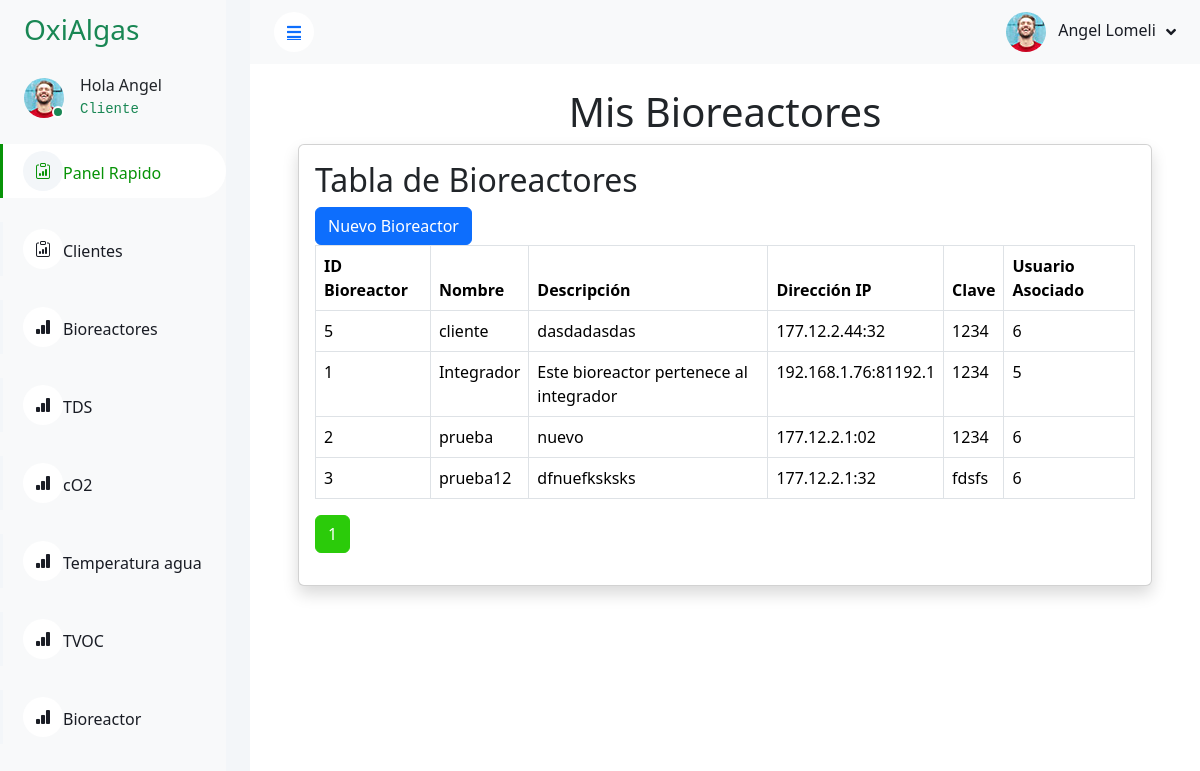
The app's page /dashmin-1.0.0/bioreactoradmin.php (signed in) with its own data.
### tables this page shows
CREATE TABLE `tabla_bioreactor` (
  `id_bioreactor` int(13) NOT NULL AUTO_INCREMENT,
  `nombre_bioreactor` varchar(255) DEFAULT NULL,
  `descripcion_bioreactor` varchar(255) DEFAULT NULL,
  `direccion_ip` varchar(20) DEFAULT NULL,
  `clave` varchar(65) DEFAULT NULL,
  `id_usuario` int(13) DEFAULT NULL,
  PRIMARY KEY (`id_bioreactor`),
  KEY `id_usuario` (`id_usuario`),
  CONSTRAINT `tabla_bioreactor_ibfk_1` FOREIGN KEY (`id_usuario`) REFERENCES `tabla_usuarios` (`id_usuario`)
);

### php/conexion.php (called while the page is built, shortened)
<?php
class Database {
    private $host = "localhost";
    private $user = "root";
    private $password = "";
    private $database = "bioreactor";
    private $conn;
    public function __construct() {
        try {
            $this->conn = new mysqli($this->host, $this->user, $this->password, $this->database);
            $this->conn->set_charset("utf8mb4");
        } catch (mysqli_sql_exception $e) {
            die("Error de conexión a la base de datos: " . $e->getMessage());
        }
    }
    public function query($sql, $params = []) {
        $stmt = $this->conn->prepare($sql);
        if ($stmt) {
            if (count($params) > 0) {
                $types = '';
                foreach ($params as $param) {
                    $types .= $this->getParamType($param);
                }
                $stmt->bind_param($types, ...$params);
            }
            $stmt->execute();
            if (strpos(strtoupper($sql), 'SELECT') !== false) {
                $result = $stmt->get_result();
                $data = $result->fetch_all(MYSQLI_ASSOC);
                return $data;
            }
            return true;
        } else {
            echo "Error preparando la consulta: " . $this->conn->error;
            return false;
        }
    }
    private function getParamType($param) {
        if (is_int($param)) {
            return 'i';
        } elseif (is_double($param)) {
            return 'd';
        } elseif (is_string($param)) {
            return 's';
        } elseif (is_null($param)) {
            return 's';
        }
        return 's';
    }
}
?>

### dashmin-1.0.0/bioreactoradmin.php (the view, shortened to what this page needs)
<?php
require_once '../php/conexion.php';
$db = new Database();
if (isset($_SESSION['user_id'])) {
    $name = $_SESSION['nombre'];
    $lastname = $_SESSION['apellido'] ?? '';
    $tipoUsuario = $_SESSION['id_tipo_usuario'] ?? '';
    $registros_por_pagina_bioreactor = 5;
    $pagina_actual_bioreactor = isset($_GET['page_bioreactor']) ? (int) $_GET['page_bioreactor'] : 1;
    $offset_bioreactor = ($pagina_actual_bioreactor - 1) * $registros_por_pagina_bioreactor;
    $sql_bioreactor = "SELECT c.id_bioreactor,
                              c.nombre_bioreactor AS nombre_bioreactor,
                              c.descripcion_bioreactor AS descripcion_bioreactor,
                              c.direccion_ip,
                              c.clave,
                              c.id_usuario  -- Incluye la columna id_usuario para mostrar el usuario asociado
                       FROM tabla_bioreactor c
                       ORDER BY c.nombre_bioreactor ASC
                       LIMIT ? OFFSET ?";
    $bioreactores = $db->query($sql_bioreactor, [$registros_por_pagina_bioreactor, $offset_bioreactor]);
    $total_bioreactor_query = "SELECT COUNT(*) as total FROM tabla_bioreactor";
    $total_bioreactor = $db->query($total_bioreactor_query);
    $total_paginas_bioreactor = ceil($total_bioreactor[0]['total'] / $registros_por_pagina_bioreactor);
} else {
    session_destroy();
    header('Location: ./signup.php');
    exit;
}
?>
<!DOCTYPE html>
<html lang="en">
<head>
    <link href="https://cdnjs.cloudflare.com/ajax/libs/font-awesome/5.10.0/css/all.min.css" rel="stylesheet">
    <link href="https://cdn.jsdelivr.net/npm/bootstrap-icons@1.4.1/font/bootstrap-icons.css" rel="stylesheet">
    <link href="lib/owlcarousel/assets/owl.carousel.min.css" rel="stylesheet">
    <link href="lib/tempusdominus/css/tempusdominus-bootstrap-4.min.css" rel="stylesheet" />
    <link href="css/bootstrap.min.css" rel="stylesheet">
    <link href="css/style.css" rel="stylesheet">
    <link href="https://cdn.jsdelivr.net/npm/bootstrap@5.3.3/dist/css/bootstrap.min.css" rel="stylesheet"
>
</head>
<body onload="init()">
    <div class="container-xxl position-relative bg-white d-flex p-0">
        <div class="sidebar pe-4 pb-3">
            <nav class="navbar bg-light navbar-light">
                <a href="index.html" class="navbar-brand mx-4 mb-3">
                    <h3 class="text-success"></i>OxiAlgas</h3>
                </a>
                <div class="d-flex align-items-center ms-4 mb-4">
                    <div class="position-relative">
                        <img class="rounded-circle" src="img/user.jpg" alt="" style="width: 40px; height: 40px;">
                        <div
                            class="bg-success rounded-circle border border-2 border-white position-absolute end-0 bottom-0 p-1">
                        </div>
                    </div>
                    <div class="ms-3">
                        <h6 class="mb-0"><?php echo 'Hola ' . $name; ?></h6>
                        <?php
                        if ($tipoUsuario == 1) {
                            echo '<code class="text-success">Cliente</code>';
                        } else if ($tipoUsuario == 2) {
                            echo '<code class="text-success">Administrador</code>';
                        } else {
                            echo '<code class="text-danger">Error Desconocido</code>';
                        }
                        ?>
                    </div>
                </div>
                <div class="navbar-nav w-100">
                    <a href="./index.php" class="nav-item nav-link active"><i class="bi bi-clipboard-data"></i>Panel
                        Rapido</a><br />
                    <a href="./clientes.php" class="nav-item nav-link "><i
                            class="bi bi-clipboard-data"></i>Clientes</a><br />
                    <a href="./bioreactoradmin.php" class="nav-item nav-link "><i
                            class="bi bi-bar-chart-fill"></i>Bioreactores</a><br />
                    <a href="./graficos.php" class="nav-item nav-link "><i
                            class="bi bi-bar-chart-fill"></i>TDS</a><br />
                    <a href="./co2.php" class="nav-item nav-link "><i class="bi bi-bar-chart-fill"></i>cO2</a><br />
                    <a href="./tempagua.php" class="nav-item nav-link "><i class="bi bi-bar-chart-fill"></i>Temperatura
                        agua</a><br />
                    <a href="./tvoc.php" class="nav-item nav-link "><i class="bi bi-bar-chart-fill"></i>TVOC</a><br />
                    <a href="./bioreactor.php" class="nav-item nav-link "><i
                            class="bi bi-bar-chart-fill"></i>Bioreactor</a><br />
                </div>
            </nav>
        </div>
        <div class="content">
            <nav class="navbar navbar-expand bg-light navbar-light sticky-top px-4 py-0">
                <a href="#" class="sidebar-toggler flex-shrink-0">
                    <i class="fa fa-bars"></i>
                </a>
                <div class="navbar-nav align-items-center ms-auto">
                    <div class="nav-item dropdown">
                        <a href="#" class="nav-link dropdown-toggle" data-bs-toggle="dropdown">
                            <img class="rounded-circle me-lg-2" src="img/user.jpg" alt=""
                                style="width: 40px; height: 40px;">
                            <span class="d-none d-lg-inline-flex"><?php echo $name . ' ' . $lastname; ?></span>
                        </a>
                    </div>
                </div>
            </nav>
            <div class="container-fluid pt-4 px-4">
                <h1 class="display-6 text-center">Mis Bioreactores</h1>
                <div class="container">
                    <div class="container">
                        <div class="card shadow mb-4">
                            <div class="card-body">
                                <div class="table-responsive">
                                    <h2>Tabla de Bioreactores</h2>
                                    <a href="./crear_bioreactor.php"><input type="button" class="btn btn-primary" value="Nuevo Bioreactor"  /></a>
                                    <table class="table table-bordered">
                                        <thead>
                                            <tr>
                                                <th>ID Bioreactor</th>
                                                <th>Nombre</th>
                                                <th>Descripción</th>
                                                <th>Dirección IP</th>
                                                <th>Clave</th>
                                                <th>Usuario Asociado</th>
                                            </tr>
                                        </thead>
                                        <tbody>
                                            <?php foreach ($bioreactores as $bioreactor): ?>
                                                <tr>
                                                    <td><?= htmlspecialchars($bioreactor['id_bioreactor']) ?></td>
                                                    <td><?= htmlspecialchars($bioreactor['nombre_bioreactor']) ?></td>
                                                    <td><?= htmlspecialchars($bioreactor['descripcion_bioreactor']) ?></td>
                                                    <td><?= htmlspecialchars($bioreactor['direccion_ip']) ?></td>
                                                    <td><?= htmlspecialchars($bioreactor['clave']) ?></td>
                                                    <td><?= htmlspecialchars($bioreactor['id_usuario']) ?></td>
                                                </tr>
                                            <?php endforeach; ?>
                                        </tbody>
                                    </table>
                                    <nav>
                                        <ul class="pagination">
                                            <?php for ($i = 1; $i <= $total_paginas_bioreactor; $i++): ?>
                                                <li
                                                    class="page-item <?= ($i == $pagina_actual_bioreactor) ? 'active' : '' ?>">
                                                    <a class="page-link" href="?page_bioreactor=<?= $i ?>"><?= $i ?></a>
                                                </li>
                                            <?php endfor; ?>
                                        </ul>
                                    </nav>
                                </div>
                            </div>
                        </div>
                    </div>
                </div>
            </div>
</body>
</html>

### dashmin-1.0.0/css/style.css (style rules this page uses)
:root { --primary: #079307; --light: #f3f6f9; --dark: #191c24; }
.btn { transition: 0.5s; }
.btn.btn-primary { color: #ffffff; }
.sidebar { position: fixed; top: 0; left: 0; bottom: 0; width: 250px; height: 100vh; overflow-y: auto; background: var(--light); transition: 0.5s; z-index: 999; }
.content { margin-left: 250px; min-height: 100vh; background: #ffffff; transition: 0.5s; }
@media (min-width: 992px) { .sidebar { margin-left: 0; } }
@media (min-width: 992px) { .content { width: calc(100% - 250px); } }
.sidebar .navbar .navbar-nav .nav-link { padding: 7px 20px; color: var(--dark); font-weight: 500; border-left: 3px solid var(--light); border-radius: 0 30px 30px 0; outline: none; }
.sidebar .navbar .navbar-nav .nav-link:hover, .sidebar .navbar .navbar-nav .nav-link.active { color: var(--primary); background: #ffffff; border-color: var(--primary); }
.sidebar .navbar .navbar-nav .nav-link i { width: 40px; height: 40px; display: inline-flex; align-items: center; justify-content: center; background: #ffffff; border-radius: 40px; }
.sidebar .navbar .navbar-nav .nav-link:hover i, .sidebar .navbar .navbar-nav .nav-link.active i { background: var(--light); }
.content .navbar .navbar-nav .nav-link { margin-left: 25px; padding: 12px 0; color: var(--dark); outline: none; }
.content .navbar .sidebar-toggler, .content .navbar .navbar-nav .nav-link i { width: 40px; height: 40px; display: inline-flex; align-items: center; justify-content: center; background: #ffffff; border-radius: 40px; }
.content .navbar .dropdown-toggle::after { margin-left: 6px; vertical-align: middle; border: none; content: "\f107"; font-family: "Font Awesome 5 Free"; font-weight: 900; transition: 0.5s; }

### records on screen
tabla_bioreactor: id_bioreactor "5", nombre_bioreactor "cliente", descripcion_bioreactor "dasdadasdas", direccion_ip "177.12.2.44:32", clave "1234", id_usuario "6"
tabla_bioreactor: id_bioreactor "1", nombre_bioreactor "Integrador", descripcion_bioreactor "Este bioreactor pertenece al integrador", direccion_ip "192.168.1.76:81192.1", clave "1234", id_usuario "5"
tabla_bioreactor: id_bioreactor "2", nombre_bioreactor "prueba", descripcion_bioreactor "nuevo", direccion_ip "177.12.2.1:02", clave "1234", id_usuario "6"
tabla_bioreactor: id_bioreactor "3", nombre_bioreactor "prueba12", descripcion_bioreactor "dfnuefksksks", direccion_ip "177.12.2.1:32", clave "fdsfs", id_usuario "6"

### other values on screen
$name "Angel"
$lastname "Lomeli"
